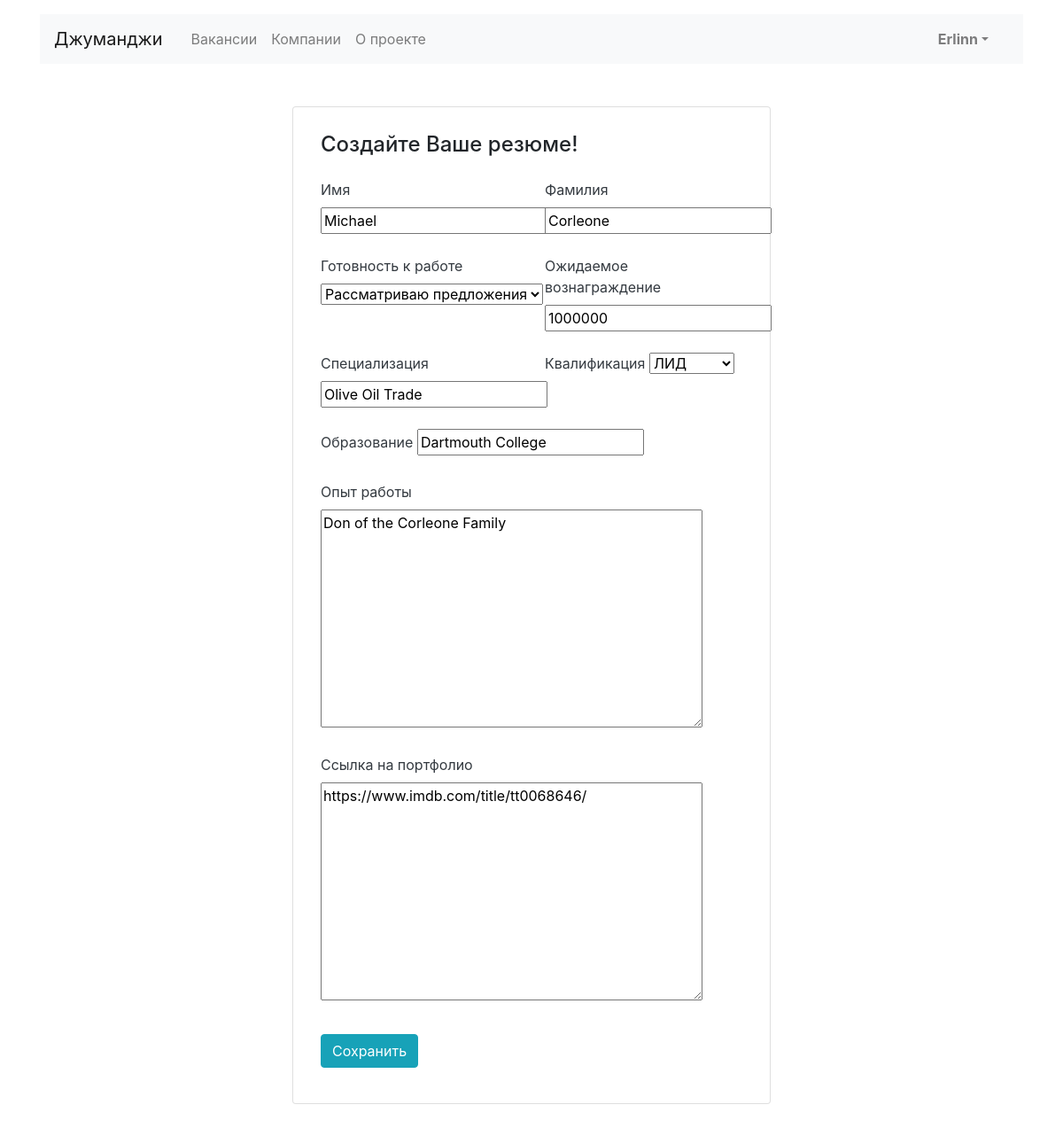
The page /myresume/ (signed in) on the database its author committed.
### vacancies/models.py (models this page shows)
class Resume(models.Model):
    STATUS_CHOICES = [('NOT_LOOKING_FOR_JOB', 'Не ищу работу'),
                      ('CONSIDERING_PROPOSALS', 'Рассматриваю предложения'),
                      ('LOOKING_FOR_JOB', 'Ищу работу'),
                      ]
    GRADE_CHOICES = [('TRAINEE', 'Стажер'), ('JUNIOR', 'Джуниор'),
                     ('MIDDLE', 'Миддл'), ('SENOR', 'Сеньор'),
                     ('LEAD', 'ЛИД')
                     ]
    name = models.CharField(max_length=20)
    surname = models.CharField(max_length=40)
    status = models.CharField(max_length=21, choices=STATUS_CHOICES)
    salary = models.IntegerField(null=True, blank=True)
    specialty = models.CharField(max_length=40, null=True, blank=True)
    grade = models.CharField(max_length=7, choices=GRADE_CHOICES, null=True, blank=True)
    education = models.CharField(max_length=250, null=True, blank=True)
    experience = models.TextField(null=True, blank=True)
    portfolio = models.TextField(null=True, blank=True)
    user = models.ForeignKey(User, on_delete=models.SET_NULL, null=True, related_name='resume')

### vacancies/views.py (the view, shortened to what this page needs)
# urls.py: path('myresume/', ResumeView.as_view(), name='resume'),
class ResumeView(LoginRequiredMixin, View):
    login_url = 'login'
    redirect_field_name = 'redirect_to'
    def get(self, request):
        try:
            resume = Resume.objects.get(user=request.user.id)
            resume_form = ResumeForm(instance=resume)
            return render(
                request, 'vacancies/resume-edit.html', context={'form': resume_form})
        except Resume.DoesNotExist:
            return render(request, 'vacancies/resume-create.html')

### vacancies/forms.py
class ResumeForm(ModelForm):
    class Meta:
        model = Resume
        fields = ['name', 'surname', 'status', 'salary', 'specialty', 'grade', 'education', 'experience', 'portfolio']

### templates/vacancies/resume-edit.html (shortened to what this page needs)
{% extends 'vacancies/base.html' %}
{% block content %}
    <main class="container mt-3 pb-5">
        <section class="col-12 col-lg-6 offset-lg-3 mt-5 card">
            <div class="card-body px-3 pb-4">
                <h1 class="h4 pt-2 pb-3">Создайте Ваше резюме!</h1>
                <form action="" class="" method="post">
                    <div class="row">
                        <div class="col-12 col-md-6">
                            <div class="form-group pb-2">
                                <label class="mb-2 text-dark" for="userName">Имя</label>
                                {{ form.name }}
                            </div>
                        </div>
                        <div class="col-12 col-md-6">
                            <div class="form-group pb-2">
                                <label class="mb-2 text-dark" for="userSurname">Фамилия</label>
                                {{ form.surname }}
                            </div>
                        </div>
                    </div>
                    <div class="row">
                        <div class="col-12 col-md-6">
                            <div class="form-group pb-2">
                                <label class="mb-2 text-dark" for="userReady">Готовность к работе</label>
                                {{ form.status }}
                            </div>
                        </div>
                        <div class="col-12 col-md-6">
                            <div class="form-group pb-2">
                                <label class="mb-2 text-dark" for="userPortfolio">Ожидаемое вознаграждение</label>
                                {{ form.salary }}
                            </div>
                        </div>
                    </div>
                    <div class="row">
                        <div class="col-12 col-md-6">
                            <div class="form-group pb-2">
                                <label class="mb-2 text-dark" for="userSpecialization">Специализация</label>
                                {{ form.specialty }}
                            </div>
                        </div>
                        <div class="col-12 col-md-6">
                            <div class="form-group pb-2">
                                <label class="mb-2 text-dark" for="userQualification">Квалификация</label>
                                {{ form.grade }}
                            </div>
                        </div>
                    </div>
                    <div class="form-group pb-2">
                        <label class="mb-2 text-dark" for="userEducation">Образование</label>
                        {{ form.education }}
                    </div>
                    <div class="form-group pb-2">
                        <label class="mb-2 text-dark" for="userExperience">Опыт работы</label>
                        {{ form.experience }}
                    </div>
                    <div class="form-group pb-3">
                        <label class="mb-2 text-dark" for="userPortfolio">Ссылка на портфолио</label>
                        {{ form.portfolio }}
                    </div>
                    <div class="form-group">
                        <input type="submit" class="btn btn-info" value="Сохранить">
                    </div>
                </form>
            </div>
        </section>
    </main>
{% endblock %}

### templates/vacancies/base.html (shortened to what this page needs)
<!DOCTYPE html>
<html lang="ru">
<head>
  <link rel="stylesheet" href="https://stackpath.bootstrapcdn.com/bootstrap/4.3.1/css/bootstrap.min.css">
</head>
<body>
  <header class="container mt-3">
    <nav class="navbar navbar-expand-lg navbar-light bg-light">
      <a class="navbar-brand mr-4" href="{% url 'main_page' %}">Джуманджи</a>
      <div class="collapse navbar-collapse justify-content-between" id="navbarNav">
            <ul class="navbar-nav col-10">
                <li class="nav-item">
                    <a class="nav-link" href="{% url 'vacancies_page' %}">Вакансии</a>
                </li>
                <li class="nav-item">
                    <a class="nav-link" href="{% url 'main_page' %}#companies_list">Компании</a>
                </li>
                <li class="nav-item">
                    <a class="nav-link" href="#">О проекте</a>
                </li>
            </ul>
        <ul class="navbar-nav col-2 justify-content-end">
                <li class="nav-item active">
                    {% if request.user.is_authenticated %}
                        <div class="dropdown">
                        <a href="#" class="dropdown-toggle nav-link font-weight-bold" id="dropdownMenuLink"
                           data-toggle="dropdown"
                           aria-expanded="false">{{ request.user.username }}</a>
                    {% else %}
                        <a href="{% url 'login' %}" class="nav-link font-weight-bold">Вход</a>
                    {% endif %}
                    </div>
                </li>
        </ul>
      </div>
    </nav>
  </header>
  <main class="container mt-3">
    {% block content %}
    {% endblock %}
  </main>
</body>
</html>

### rows shown on the page
Resume: name "Michael", surname "Corleone", status "Рассматриваю предложения", salary "1000000", specialty "Olive Oil Trade", grade "ЛИД", education "Dartmouth College", experience "Don of the Corleone Family", portfolio "https://www.imdb.com/title/tt0068646/"

### other values the page prints
{{ request.user.username }} "Erlinn"
